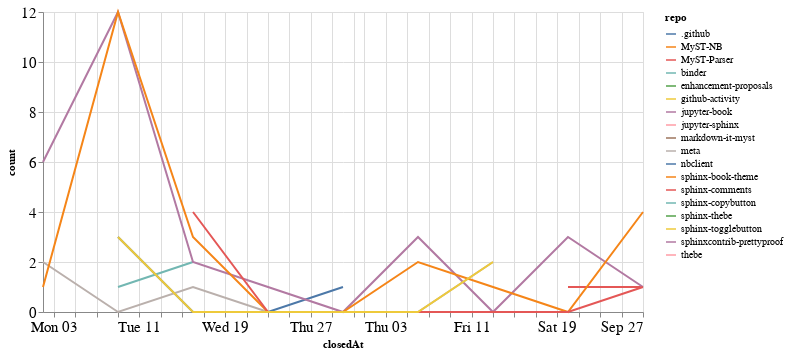

Notebook source saved alongside this figure:
### Code cell
closed_by_time = closed_by.groupby('repo').resample('W', on='closedAt').count()['author'].reset_index()
closed_by_time = closed_by_time.rename(columns={'author': 'count'})

alt.Chart(closed_by_time, width=600).mark_line().encode(
    x='closedAt',
    y='count',
    color='repo',
    tooltip="repo"
)

### Figure 1 — Vega-Lite specification as saved in the notebook (floating-point values rounded to 4 significant figures)
{"config": {"axisLeft": {"labelFontSize": 15}, "axisBottom": {"labelFontSize": 15}}, "data": {"name": "data-59519c762c0b44e6073d1802201997e4"}, "mark": "line", "encoding": {"color": {"type": "nominal", "field": "repo"}, "tooltip": {"type": "nominal", "field": "repo"}, "x": {"type": "temporal", "field": "closedAt"}, "y": {"type": "quantitative", "field": "count"}}, "width": 600, "$schema": "https://vega.github.io/schema/vega-lite/v4.8.1.json", "datasets": {"data-59519c762c0b44e6073d1802201997e4": [{"repo": ".github", "closedAt": "2020-08-09T00:00:00", "count": 3}, {"repo": ".github", "closedAt": "2020-08-16T00:00:00", "count": 0}, {"repo": ".github", "closedAt": "2020-08-23T00:00:00", "count": 0}, {"repo": ".github", "closedAt": "2020-08-30T00:00:00", "count": 1}, {"repo": "MyST-NB", "closedAt": "2020-09-06T00:00:00", "count": 1}, {"repo": "MyST-Parser", "closedAt": "2020-09-20T00:00:00", "count": 1}, {"repo": "MyST-Parser", "closedAt": "2020-09-27T00:00:00", "count": 1}, {"repo": "binder", "closedAt": "2020-08-09T00:00:00", "count": 1}, {"repo": "binder", "closedAt": "2020-08-16T00:00:00", "count": 2}, {"repo": "enhancement-proposals", "closedAt": "2020-08-30T00:00:00", "count": 1}, {"repo": "github-activity", "closedAt": "2020-08-09T00:00:00", "count": 2}, {"repo": "jupyter-book", "closedAt": "2020-08-02T00:00:00", "count": 6}, {"repo": "jupyter-book", "closedAt": "2020-08-09T00:00:00", "count": 12}, {"repo": "jupyter-book", "closedAt": "2020-08-16T00:00:00", "count": 2}, {"repo": "jupyter-book", "closedAt": "2020-08-23T00:00:00", "count": 1}, {"repo": "jupyter-book", "closedAt": "2020-08-30T00:00:00", "count": 0}, {"repo": "jupyter-book", "closedAt": "2020-09-06T00:00:00", "count": 3}, {"repo": "jupyter-book", "closedAt": "2020-09-13T00:00:00", "count": 0}, {"repo": "jupyter-book", "closedAt": "2020-09-20T00:00:00", "count": 3}, {"repo": "jupyter-book", "closedAt": "2020-09-27T00:00:00", "count": 1}, {"repo": "jupyter-sphinx", "closedAt": "2020-09-27T00:00:00", "count": 1}, {"repo": "markdown-it-myst", "closedAt": "2020-08-09T00:00:00", "count": 1}, {"repo": "meta", "closedAt": "2020-08-02T00:00:00", "count": 2}, {"repo": "meta", "closedAt": "2020-08-09T00:00:00", "count": 0}, {"repo": "meta", "closedAt": "2020-08-16T00:00:00", "count": 1}, {"repo": "meta", "closedAt": "2020-08-23T00:00:00", "count": 0}, {"repo": "meta", "closedAt": "2020-08-30T00:00:00", "count": 0}, {"repo": "meta", "closedAt": "2020-09-06T00:00:00", "count": 0}, {"repo": "meta", "closedAt": "2020-09-13T00:00:00", "count": 2}, {"repo": "nbclient", "closedAt": "2020-09-13T00:00:00", "count": 1}, {"repo": "sphinx-book-theme", "closedAt": "2020-08-02T00:00:00", "count": 1}, {"repo": "sphinx-book-theme", "closedAt": "2020-08-09T00:00:00", "count": 12}, {"repo": "sphinx-book-theme", "closedAt": "2020-08-16T00:00:00", "count": 3}, {"repo": "sphinx-book-theme", "closedAt": "2020-08-23T00:00:00", "count": 0}, {"repo": "sphinx-book-theme", "closedAt": "2020-08-30T00:00:00", "count": 0}, {"repo": "sphinx-book-theme", "closedAt": "2020-09-06T00:00:00", "count": 2}, {"repo": "sphinx-book-theme", "closedAt": "2020-09-13T00:00:00", "count": 1}, {"repo": "sphinx-book-theme", "closedAt": "2020-09-20T00:00:00", "count": 0}, {"repo": "sphinx-book-theme", "closedAt": "2020-09-27T00:00:00", "count": 4}, {"repo": "sphinx-comments", "closedAt": "2020-08-16T00:00:00", "count": 4}, {"repo": "sphinx-comments", "closedAt": "2020-08-23T00:00:00", "count": 0}, {"repo": "sphinx-comments", "closedAt": "2020-08-30T00:00:00", "count": 0}, {"repo": "sphinx-comments", "closedAt": "2020-09-06T00:00:00", "count": 0}, {"repo": "sphinx-comments", "closedAt": "2020-09-13T00:00:00", "count": 0}, {"repo": "sphinx-comments", "closedAt": "2020-09-20T00:00:00", "count": 0}, {"repo": "sphinx-comments", "closedAt": "2020-09-27T00:00:00", "count": 1}, {"repo": "sphinx-copybutton", "closedAt": "2020-09-27T00:00:00", "count": 1}, {"repo": "sphinx-thebe", "closedAt": "2020-08-16T00:00:00", "count": 1}, {"repo": "sphinx-togglebutton", "closedAt": "2020-08-09T00:00:00", "count": 3}, {"repo": "sphinx-togglebutton", "closedAt": "2020-08-16T00:00:00", "count": 0}, {"repo": "sphinx-togglebutton", "closedAt": "2020-08-23T00:00:00", "count": 0}, {"repo": "sphinx-togglebutton", "closedAt": "2020-08-30T00:00:00", "count": 0}, {"repo": "sphinx-togglebutton", "closedAt": "2020-09-06T00:00:00", "count": 0}, {"repo": "sphinx-togglebutton", "closedAt": "2020-09-13T00:00:00", "count": 2}, {"repo": "sphinxcontrib-prettyproof", "closedAt": "2020-09-27T00:00:00", "count": 1}, {"repo": "thebe", "closedAt": "2020-08-16T00:00:00", "count": 1}]}}
